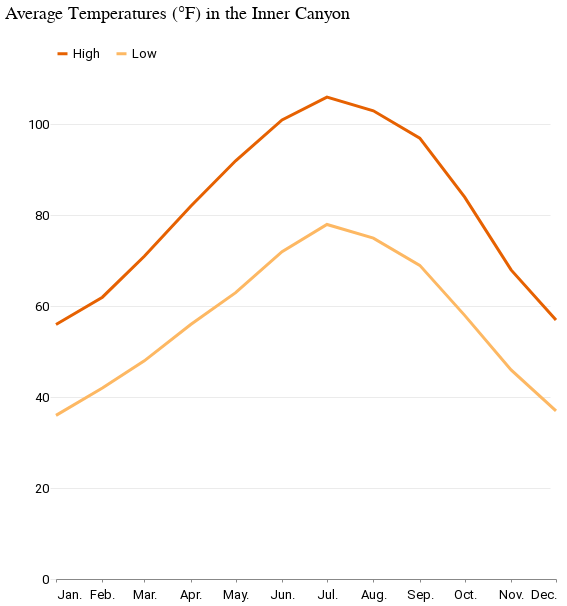

The code cell stored with this chart in its notebook:
### Code cell
alt.Chart(df).mark_line().encode(
    x=alt.X("Month:T", axis=alt.Axis(format="%b."), title=""),
    y=alt.Y("Temperature", title=" ", axis=alt.Axis(tickCount=5)),
    color=alt.Color(
        "Measure",
        title=" ",
        scale=alt.Scale(domain=["High", "Low"], range=["#e66101", "#fdb863"]),
    ),
).properties(
    width=500, height=500, title="Average Temperatures (°F) in the Inner Canyon"
).configure_legend(
    orient="top", symbolType="stroke"
)

### Figure 1 — Vega-Lite specification as saved in the notebook (floating-point values rounded to 4 significant figures)
{"config": {"view": {"width": 800, "height": 450, "strokeOpacity": 0}, "background": "#ffffff", "title": {"anchor": "start", "font": "Summit Sans", "fontColor": "palette[\"black\"]", "fontSize": 18, "fontWeight": "normal"}, "arc": {"fill": "#00d4d8"}, "area": {"fill": "#00d4d8"}, "line": {"stroke": "#00d4d8", "strokeWidth": 3}, "path": {"stroke": "#00d4d8"}, "rect": {"fill": "#00d4d8"}, "shape": {"stroke": "#00d4d8"}, "bar": {"fill": "#00d4d8"}, "point": {"stroke": "#00d4d8"}, "symbol": {"fill": "#00d4d8", "size": 30}, "axis": {"titleFont": "Roboto", "titleFontSize": 15, "titleFontWeight": "normal", "labelFont": "Roboto, sans", "labelFontSize": 13, "labelFontWeight": "normal"}, "axisX": {"labelAngle": 0, "labelPadding": 6, "tickSize": 3, "grid": false}, "axisY": {"labelBaseline": "middle", "maxExtent": 45, "minExtent": 45, "titleAlign": "left", "titleAngle": 0, "titleX": -45, "titleY": -11, "domainOpacity": 0, "gridWidth": 0.6, "gridColor": "#dddddd", "offset": 6, "tickSize": 0, "titleColor": "#767676"}, "legend": {"titleFont": "Roboto", "titleFontSize": 15, "titleFontWeight": "normal", "symbolType": "stroke", "labelFont": "Roboto, sans", "labelFontSize": 13, "orient": "top"}, "range": {"category": ["#005f66", "#e37e2d", "#d64a3b", "#76b0ef", "#c1bc40"], "diverging": ["#e68a4f", "#f4bb6a", "#f9e39c", "#dadfe2", "#a6b7c6", "#849eae"], "heatmap": ["#7ff6f6", "#00eeef", "#00d4d8", "#00abb2", "#00848b", "#fbf2c7", "#00363d"], "ordinal": ["#7ff6f6", "#00eeef", "#00d4d8", "#00abb2", "#00848b", "#fbf2c7", "#00363d"], "ramp": ["#7ff6f6", "#00eeef", "#00d4d8", "#00abb2", "#00848b", "#fbf2c7", "#00363d"]}}, "data": {"name": "data-b1389f85bd0bf497a6950cbbf8734332"}, "mark": "line", "encoding": {"color": {"field": "Measure", "scale": {"domain": ["High", "Low"], "range": ["#e66101", "#fdb863"]}, "title": " ", "type": "nominal"}, "x": {"axis": {"format": "%b."}, "field": "Month", "title": "", "type": "temporal"}, "y": {"axis": {"tickCount": 5}, "field": "Temperature", "title": " ", "type": "quantitative"}}, "height": 500, "title": "Average Temperatures (°F) in the Inner Canyon", "width": 500, "$schema": "https://vega.github.io/schema/vega-lite/v4.17.0.json", "datasets": {"data-b1389f85bd0bf497a6950cbbf8734332": [{"Month": "1900-01-01T00:00:00", "Temperature": 56, "Measure": "High"}, {"Month": "1900-02-01T00:00:00", "Temperature": 62, "Measure": "High"}, {"Month": "1900-03-01T00:00:00", "Temperature": 71, "Measure": "High"}, {"Month": "1900-04-01T00:00:00", "Temperature": 82, "Measure": "High"}, {"Month": "1900-05-01T00:00:00", "Temperature": 92, "Measure": "High"}, {"Month": "1900-06-01T00:00:00", "Temperature": 101, "Measure": "High"}, {"Month": "1900-07-01T00:00:00", "Temperature": 106, "Measure": "High"}, {"Month": "1900-08-01T00:00:00", "Temperature": 103, "Measure": "High"}, {"Month": "1900-09-01T00:00:00", "Temperature": 97, "Measure": "High"}, {"Month": "1900-10-01T00:00:00", "Temperature": 84, "Measure": "High"}, {"Month": "1900-11-01T00:00:00", "Temperature": 68, "Measure": "High"}, {"Month": "1900-12-01T00:00:00", "Temperature": 57, "Measure": "High"}, {"Month": "1900-01-01T00:00:00", "Temperature": 36, "Measure": "Low"}, {"Month": "1900-02-01T00:00:00", "Temperature": 42, "Measure": "Low"}, {"Month": "1900-03-01T00:00:00", "Temperature": 48, "Measure": "Low"}, {"Month": "1900-04-01T00:00:00", "Temperature": 56, "Measure": "Low"}, {"Month": "1900-05-01T00:00:00", "Temperature": 63, "Measure": "Low"}, {"Month": "1900-06-01T00:00:00", "Temperature": 72, "Measure": "Low"}, {"Month": "1900-07-01T00:00:00", "Temperature": 78, "Measure": "Low"}, {"Month": "1900-08-01T00:00:00", "Temperature": 75, "Measure": "Low"}, {"Month": "1900-09-01T00:00:00", "Temperature": 69, "Measure": "Low"}, {"Month": "1900-10-01T00:00:00", "Temperature": 58, "Measure": "Low"}, {"Month": "1900-11-01T00:00:00", "Temperature": 46, "Measure": "Low"}, {"Month": "1900-12-01T00:00:00", "Temperature": 37, "Measure": "Low"}]}}
